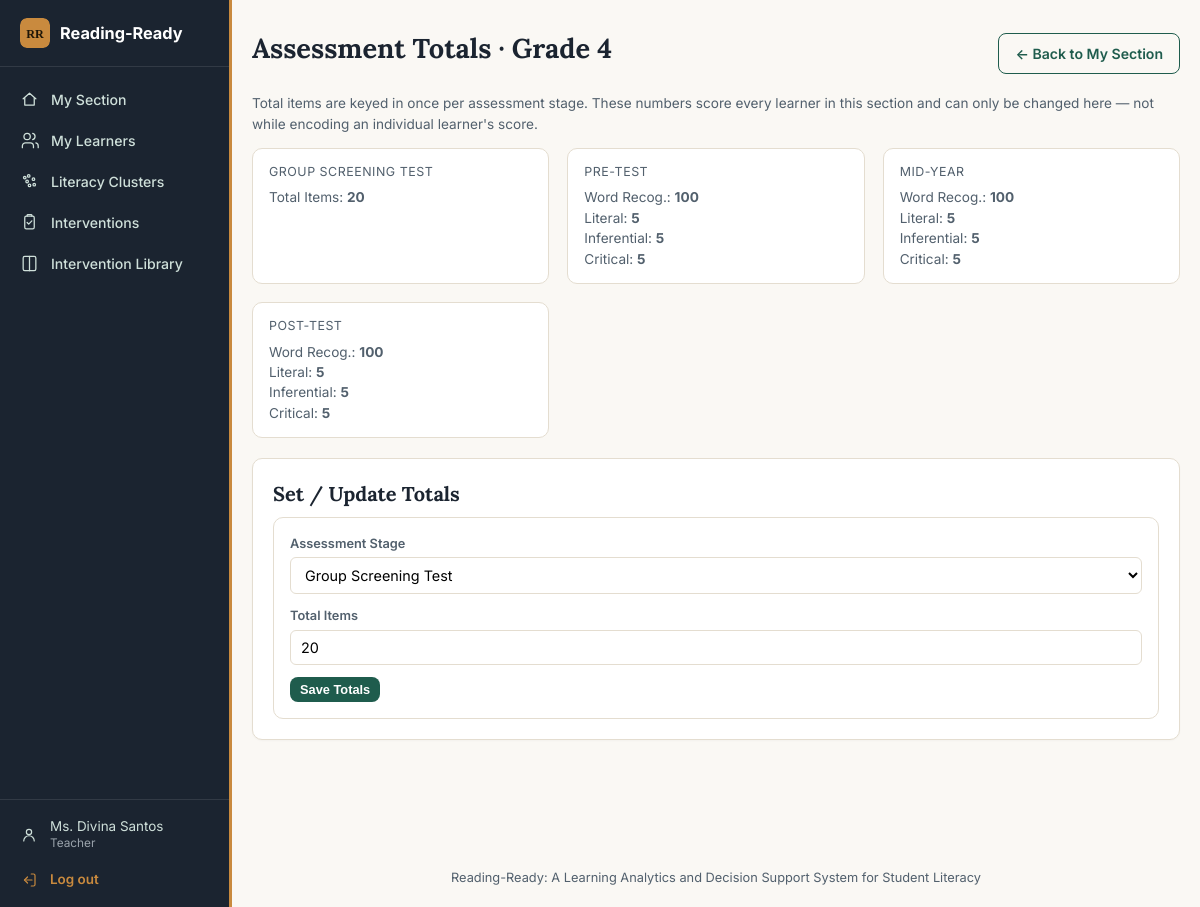
Screenshot of /teacher/assessment-totals (signed in) with the database file from the repository.
### models.py (models this page shows, shortened)
class User(UserMixin, db.Model):
    id = db.Column(db.Integer, primary_key=True)
    username = db.Column(db.String(80), unique=True, nullable=False)
    email = db.Column(db.String(150), unique=True, nullable=True)
    password_hash = db.Column(db.String(255), nullable=False)
    full_name = db.Column(db.String(150), nullable=False)
    role = db.Column(db.String(20), nullable=False)
    school_id = db.Column(db.Integer, db.ForeignKey("school.id"), nullable=True)
    pending_school_name = db.Column(db.String(150), nullable=True)
    student_id = db.Column(db.Integer, db.ForeignKey("student.id"), nullable=True)
    status = db.Column(db.String(20), nullable=False, default="approved")
    requested_at = db.Column(db.DateTime, default=datetime.utcnow)
    reviewed_at = db.Column(db.DateTime, nullable=True)
    reviewed_by = db.Column(db.Integer, db.ForeignKey("user.id"), nullable=True)
    created_at = db.Column(db.DateTime, default=datetime.utcnow)
    school = db.relationship("School", foreign_keys=[school_id])
    student = db.relationship("Student", foreign_keys=[student_id])
    @property
    def is_active(self):
        return self.status == "approved"

class Section(db.Model):
    id = db.Column(db.Integer, primary_key=True)
    name = db.Column(db.String(50), nullable=False)
    grade_level = db.Column(db.Integer, nullable=False)
    school_id = db.Column(db.Integer, db.ForeignKey("school.id"), nullable=False)
    teacher_id = db.Column(db.Integer, db.ForeignKey("user.id"), nullable=True)
    students = db.relationship("Student", backref="section", lazy=True)

### app.py (the view)
@app.route("/teacher/assessment-totals")
@roles_required("teacher")
def manage_assessment_totals():
    section = Section.query.filter_by(teacher_id=current_user.id).first()
    if not section:
        flash("You are not yet assigned to a section.", "error")
        return redirect(url_for("teacher_dashboard"))
    totals = _assessment_totals_for_teacher(current_user.school_id, section.grade_level)
    return render_template("manage_assessment_totals.html", section=section, totals=totals, term_labels=TERM_LABELS)

### app.py (called while the page is built)
@login_manager.user_loader
def load_user(user_id):
    return User.query.get(int(user_id))

def roles_required(*roles):
    def decorator(f):
        @wraps(f)
        def wrapped(*args, **kwargs):
            if not current_user.is_authenticated:
                return login_manager.unauthorized()
            if current_user.role not in roles:
                abort(403)
            return f(*args, **kwargs)
        return wrapped
    return decorator

def _get_passage_preset(school_id, grade_level, term="gst"):
    preset = PassageTotalPreset.query.filter_by(school_id=school_id, grade_level=grade_level, term=term).first()
    result = dict(DEFAULT_PASSAGE_TOTALS)
    if preset:
        for key in result:
            val = getattr(preset, key)
            if val is not None:
                result[key] = val
    return result

def _assessment_totals_for_teacher(school_id, grade_level):
    return {term: _get_passage_preset(school_id, grade_level, term) for term in ASSESSMENT_TERMS}

### templates/manage_assessment_totals.html (shortened to what this page needs)
{% extends "base.html" %}
{% block content %}
<div class="section-title">
  <h1>Assessment Totals &middot; Grade {{ section.grade_level }}</h1>
  <a class="btn btn-outline" href="{{ url_for('teacher_dashboard') }}">&larr; Back to My Section</a>
</div>
<p class="subtle">
  Total items are keyed in once per assessment stage. These numbers score every learner in this
  section and can only be changed here — not while encoding an individual learner's score.
</p>
<div class="grid grid-3" style="margin-bottom:20px;">
  {% for term in ['gst', 'pre', 'mid', 'post'] %}
  {% set preset = totals.get(term, {}) %}
  <div class="stat" style="text-align:left; padding:14px 16px;">
    <div class="label" style="margin-bottom:6px;">{{ term_labels[term] }}</div>
    {% if term == 'gst' %}
    <div class="subtle">Total Items: <strong>{{ preset.gst_total_items }}</strong></div>
    {% else %}
    <div class="subtle">Word Recog.: <strong>{{ preset.word_recognition_total }}</strong></div>
    <div class="subtle">Literal: <strong>{{ preset.literal_total }}</strong></div>
    <div class="subtle">Inferential: <strong>{{ preset.inferential_total }}</strong></div>
    <div class="subtle">Critical: <strong>{{ preset.critical_total }}</strong></div>
    {% endif %}
  </div>
  {% endfor %}
</div>
<div class="card">
  <h2>Set / Update Totals</h2>
  <form method="POST" action="{{ url_for('update_assessment_totals') }}" id="totalsForm" class="preset-form">
    <div class="field">
      <label>Assessment Stage</label>
      <select name="term" id="totalsTermSelect" required>
        <option value="gst">Group Screening Test</option>
      </select>
    </div>
    <div class="field" id="gstTotalField">
      <label>Total Items</label>
      <input type="number" step="1" min="1" name="gst_total_items" id="gstTotalInput">
    </div>
    <button class="btn btn-small" type="submit">Save Totals</button>
  </form>
</div>
{% endblock %}

### templates/base.html (shortened to what this page needs)
<!DOCTYPE html>
<html lang="en">
<head>
<link rel="stylesheet" href="{{ url_for('static', filename='css/style.css') }}">
<link rel="stylesheet" href="https://cdnjs.cloudflare.com/ajax/libs/sweetalert2/11.26.25/sweetalert2.min.css">
</head>
<body>
<div class="app-shell {{ 'has-sidebar' if current_user.is_authenticated else '' }}">
  {% if current_user.is_authenticated %}
  <aside class="sidebar" id="sidebar">
    <a class="sidebar-brand" href="{{ url_for('dashboard') }}">
      <img src="{{ url_for('static', filename='img/logo.svg') }}" alt="" class="sidebar-brand-mark">
      <span>Reading&#8209;Ready</span>
    </a>
    <nav class="sidebar-nav">
      {% if current_user.role == 'developer' %}
        <a href="{{ url_for('developer_dashboard') }}" class="{{ 'active' if request.endpoint == 'developer_dashboard' }}">
          <svg viewBox="0 0 24 24" fill="none" stroke="currentColor" stroke-width="1.6" stroke-linecap="round" stroke-linejoin="round"><rect x="3" y="3" width="7" height="7" rx="1"/><rect x="14" y="3" width="7" height="7" rx="1"/><rect x="14" y="14" width="7" height="7" rx="1"/><rect x="3" y="14" width="7" height="7" rx="1"/></svg>
          System Admin
        </a>
        <a href="{{ url_for('system_settings') }}" class="{{ 'active' if request.endpoint == 'system_settings' }}">
          <svg viewBox="0 0 24 24" fill="none" stroke="currentColor" stroke-width="1.6" stroke-linecap="round" stroke-linejoin="round"><line x1="4" y1="6" x2="20" y2="6"/><circle cx="9" cy="6" r="2"/><line x1="4" y1="12" x2="20" y2="12"/><circle cx="15" cy="12" r="2"/><line x1="4" y1="18" x2="20" y2="18"/><circle cx="9" cy="18" r="2"/></svg>
          System Settings
        </a>
        <a href="{{ url_for('audit_logs') }}" class="{{ 'active' if request.endpoint == 'audit_logs' }}">
          <svg viewBox="0 0 24 24" fill="none" stroke="currentColor" stroke-width="1.6" stroke-linecap="round" stroke-linejoin="round"><path d="M7 3h7l5 5v13H7Z"/><path d="M14 3v5h5"/><line x1="9" y1="13" x2="15" y2="13"/><line x1="9" y1="17" x2="15" y2="17"/></svg>
          Audit Logs
        </a>
        <a href="{{ url_for('external_resources') }}" class="{{ 'active' if request.endpoint and request.endpoint.startswith('external_resource') or request.endpoint == 'edit_external_resource' }}">
          <svg viewBox="0 0 24 24" fill="none" stroke="currentColor" stroke-width="1.6" stroke-linecap="round" stroke-linejoin="round"><circle cx="12" cy="12" r="9"/><line x1="2" y1="12" x2="22" y2="12"/><path d="M12 3a15 15 0 0 1 0 18a15 15 0 0 1 0-18Z"/></svg>
          External Resources
        </a>
      {% elif current_user.role == 'teacher' %}
        <a href="{{ url_for('teacher_dashboard') }}" class="{{ 'active' if request.endpoint == 'teacher_dashboard' }}">
          <svg viewBox="0 0 24 24" fill="none" stroke="currentColor" stroke-width="1.6" stroke-linecap="round" stroke-linejoin="round"><path d="M4 11 12 4l8 7"/><path d="M6 10v9h12v-9"/></svg>
          My Section
        </a>
        <a href="{{ url_for('teacher_students') }}" class="{{ 'active' if request.endpoint == 'teacher_students' }}">
          <svg viewBox="0 0 24 24" fill="none" stroke="currentColor" stroke-width="1.6" stroke-linecap="round" stroke-linejoin="round"><path d="M17 21v-2a4 4 0 0 0-4-4H7a4 4 0 0 0-4 4v2"/><circle cx="9" cy="7" r="4"/><path d="M23 21v-2a4 4 0 0 0-3-3.87"/><path d="M16 3.13a4 4 0 0 1 0 7.75"/></svg>
          My Learners
        </a>
        <a href="{{ url_for('literacy_clusters') }}" class="{{ 'active' if request.endpoint == 'literacy_clusters' }}">
          Literacy Clusters
        </a>
        <a href="{{ url_for('intervention_recommendations') }}" class="{{ 'active' if request.endpoint in ['intervention_recommendations', 'intervention_detail'] }}">
          <svg viewBox="0 0 24 24" fill="none" stroke="currentColor" stroke-width="1.6" stroke-linecap="round" stroke-linejoin="round"><rect x="6" y="4" width="12" height="16" rx="2"/><path d="M9 4V3a1 1 0 0 1 1-1h4a1 1 0 0 1 1 1v1"/><path d="M9 12l2 2 4-4"/></svg>
          Interventions
        </a>
        <a href="{{ url_for('intervention_library') }}" class="{{ 'active' if request.endpoint == 'intervention_library' }}">
          <svg viewBox="0 0 24 24" fill="none" stroke="currentColor" stroke-width="1.6" stroke-linecap="round" stroke-linejoin="round"><path d="M4 5a2 2 0 0 1 2-2h6v18H6a2 2 0 0 1-2-2Z"/><path d="M12 3h6a2 2 0 0 1 2 2v14a2 2 0 0 1-2 2h-6"/></svg>
          Intervention Library
        </a>
      {% endif %}
    </nav>
    <div class="sidebar-footer">
      <a href="{{ url_for('my_profile') }}" class="sidebar-footer-link {{ 'active' if request.endpoint == 'my_profile' }}">
        <svg viewBox="0 0 24 24" fill="none" stroke="currentColor" stroke-width="1.6" stroke-linecap="round" stroke-linejoin="round"><circle cx="12" cy="8" r="3.5"/><path d="M5 20a7 7 0 0 1 14 0"/></svg>
        <span>{{ current_user.full_name }}<small>{{ current_user.role|capitalize }}</small></span>
      </a>
      <a href="{{ url_for('logout') }}" class="sidebar-footer-link logout"
         onclick="return confirm('Are you sure you want to log out?');">
        <svg viewBox="0 0 24 24" fill="none" stroke="currentColor" stroke-width="1.6" stroke-linecap="round" stroke-linejoin="round"><path d="M15 4h3a2 2 0 0 1 2 2v12a2 2 0 0 1-2 2h-3"/><path d="M10 8l-4 4 4 4"/><line x1="6" y1="12" x2="16" y2="12"/></svg>
        <span>Log out</span>
      </a>
    </div>
  </aside>
  {% endif %}
  <div class="main-content">
    <main class="container">
      {% block content %}{% endblock %}
    </main>
    <footer class="footer">
      Reading-Ready: A Learning Analytics and Decision Support System for Student Literacy
    </footer>
  </div>
</div>
</body>
</html>

### static/css/style.css (style rules this page uses)
:root { --ink: #1b2430; --ink-soft: #52606d; --paper: #faf8f4; --card: #ffffff; --line: #e4ddd0; --accent: #1f5c4d; --accent-soft: #e4f0ec; --gold: #c98a3e; --danger: #b23a2f; --danger-soft: #fbe9e6; --warn: #a7761d; --warn-soft: #fbf1de; --good: #1f5c4d; --good-soft: #e4f0ec; --radius: 10px; --font-display: "Lora", Georgia, "Iowan Old Style", serif; --font-body: "Inter", -apple-system, BlinkMacSystemFont, "Segoe UI", sans-serif; --font-hand: "Caveat", cursive; --board: #16302a; --board-line: #2c4d43; --chalk: #f3efe1; --chalk-soft: #c9d6cd; --pen: #b1372b; font-family: var(--font-body); }
* { box-sizing: border-box; }
body { margin: 0; background: var(--paper); color: var(--ink); font-family: var(--font-body); font-size: 15px; line-height: 1.5; }
h1, h2, h3 { font-family: var(--font-display); color: var(--ink); margin: 0 0 .4em; }
h1 { font-size: 1.7rem; }
h2 { font-size: 1.25rem; }
a { color: var(--accent); text-decoration: none; }
.logout { color: var(--gold) !important; font-weight: 600; }
.container { max-width: 1180px; margin: 28px auto; padding: 0 20px 60px; }
.footer { text-align: center; color: var(--ink-soft); font-size: .8rem; padding: 20px; }
.card { background: var(--card); border: 1px solid var(--line); border-radius: var(--radius); padding: 20px; margin-bottom: 20px; box-shadow: 0 1px 2px rgba(0,0,0,.03); }
.grid { display: grid; gap: 18px; }
.grid-3 { grid-template-columns: repeat(3, 1fr); }
.stat { flex: 1; min-width: 140px; background: var(--card); border: 1px solid var(--line); border-radius: var(--radius); padding: 16px; text-align: center; }
.stat .label { font-size: .78rem; color: var(--ink-soft); text-transform: uppercase; letter-spacing: .04em; }
.btn { display: inline-block; background: var(--accent); color: #fff; border: none; padding: 9px 16px; border-radius: 8px; font-size: .88rem; cursor: pointer; font-weight: 600; }
.btn-outline { background: transparent; color: var(--accent); border: 1px solid var(--accent); }
.btn-small { padding: 5px 10px; font-size: .8rem; }
label { display: block; font-size: .8rem; color: var(--ink-soft); margin-bottom: 4px; font-weight: 600; }
input, select, textarea { width: 100%; padding: 8px 10px; border: 1px solid var(--line); border-radius: 6px; font-size: .9rem; font-family: inherit; background: #fff; }
.field { margin-bottom: 12px; }
.subtle { color: var(--ink-soft); font-size: .85rem; }
.section-title { display: flex; align-items: center; justify-content: space-between; margin-bottom: 10px; }
.app-shell { min-height: 100vh; }
.app-shell.has-sidebar { display: flex; }
.sidebar { width: 232px; background: var(--ink); color: #fff; position: fixed; top: 0; left: 0; bottom: 0; z-index: 1000; display: flex; flex-direction: column; border-right: 3px solid var(--gold); }
.sidebar-brand { display: flex; align-items: center; gap: 10px; padding: 18px 20px; color: #fff; font-weight: 700; font-size: 1.02rem; border-bottom: 1px solid rgba(255,255,255,.1); }
.sidebar-brand-mark { width: 30px; height: 30px; border-radius: 7px; display: block; }
.sidebar-nav { flex: 1; overflow-y: auto; padding: 12px 0; }
.sidebar-nav a { display: flex; align-items: center; gap: 12px; padding: 10px 20px; color: #cfe0da; font-size: .88rem; font-weight: 500; }
.sidebar-nav a svg { width: 19px; height: 19px; flex-shrink: 0; }
.sidebar-footer { border-top: 1px solid rgba(255,255,255,.1); padding: 8px 0; }
.sidebar-footer-link { display: flex; align-items: center; gap: 12px; padding: 10px 20px; color: #cfe0da; font-size: .84rem; }
.sidebar-footer-link svg { width: 18px; height: 18px; flex-shrink: 0; }
.sidebar-footer-link span { display: flex; flex-direction: column; line-height: 1.3; }
.sidebar-footer-link small { color: #9aa3ab; font-size: .74rem; font-weight: 400; }
.sidebar-footer-link.logout { color: var(--gold); }
.main-content { flex: 1; min-width: 0; display: flex; flex-direction: column; }
.app-shell.has-sidebar .main-content { margin-left: 232px; }
.preset-form { border: 1px solid var(--line); border-radius: var(--radius); padding: 16px; background: #fff; }
input::placeholder, textarea::placeholder { font-size: .8rem; color: #9aa3ab; opacity: 1; }

### rows the page displays
User: full_name "Ms. Divina Santos", role "Teacher"
Section: grade_level "4"

### other values shown
{{ term_labels[term] }} "GROUP SCREENING TEST" "PRE-TEST" "MID-YEAR" "POST-TEST"
{{ preset.gst_total_items }} "20"
{{ preset.word_recognition_total }} "100" "100" "100"
{{ preset.literal_total }} "5" "5" "5"
{{ preset.inferential_total }} "5" "5" "5"
{{ preset.critical_total }} "5" "5" "5"
